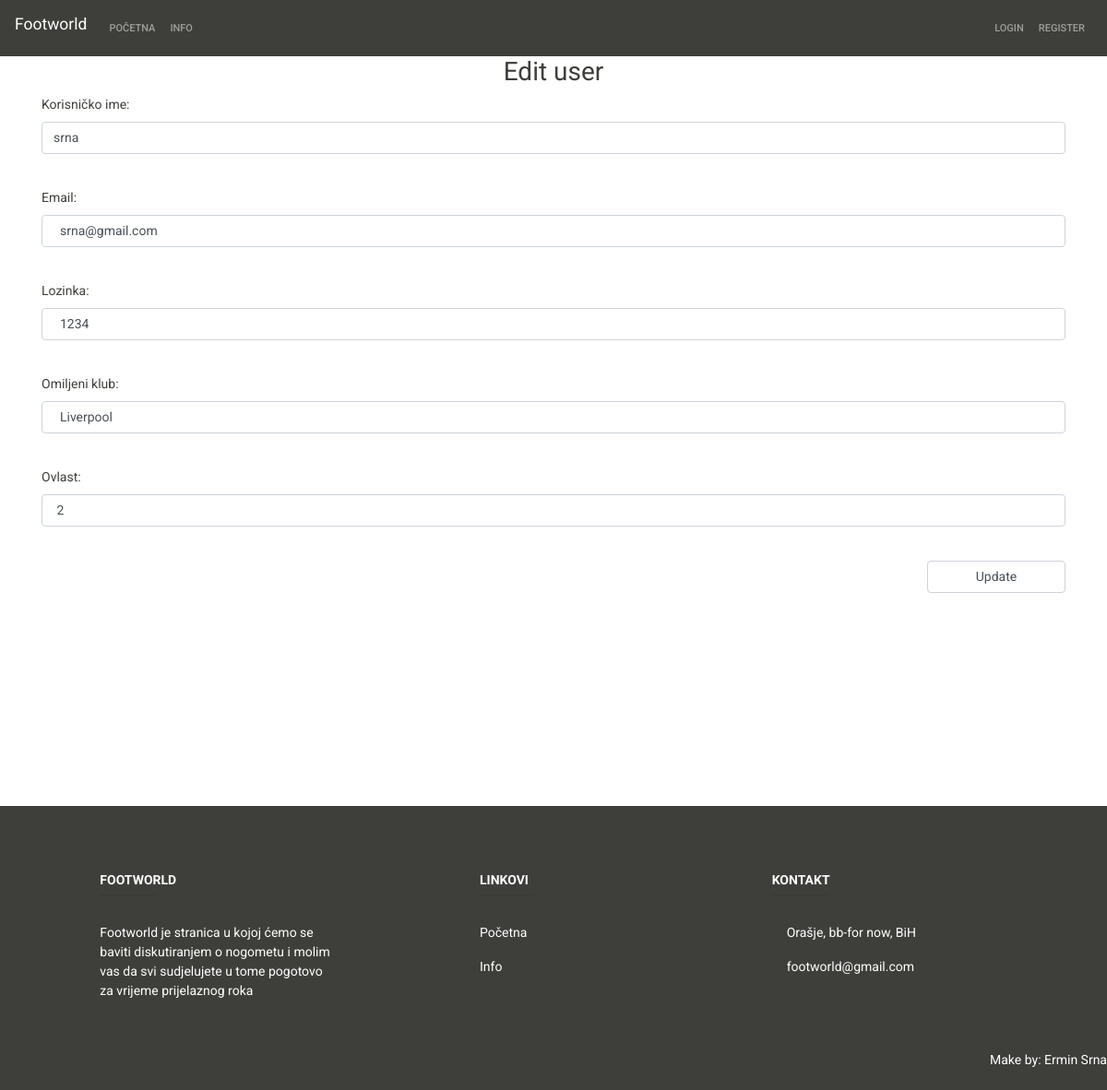
The page /admin/edit/2 on the database its author committed.
### tables this page shows
CREATE TABLE `korisnik` (
  `id_user` int(11) NOT NULL,
  `username` varchar(255) NOT NULL,
  `password` varchar(255) NOT NULL,
  `mail` varchar(255) NOT NULL,
  `OmiljeniKlub` varchar(255) NOT NULL,
  `id_ovlast` int(2) NOT NULL
);

### application/controllers/Admin.php (called while the page is built, shortened)
<?php
    class Admin extends CI_Controller
    {
        public function edit($id)
        {
            $data['user']= $this->Admin_model->get_by_id($id);
        $this->load->view('templates/header');
        $this->load->view('admin/edit',$data);
        $this->load->view('templates/footer');
        }
    }

### index.php (called while the page is built, shortened)
<?php
require_once BASEPATH.'core/CodeIgniter.php';

### application/models/Admin_model.php (called while the page is built, shortened)
<?php
    class Admin_model extends CI_Model
    {
    public function get_by_id($id)
    {
        $query= $this->db->get_where('korisnik', array('id_user'=>$id));
        return $query->row();
    }
    }

### application/views/admin/edit.php (the view, shortened to what this page needs)
<h2 align="center"> Edit user </h2>
<?php echo form_open('admin/update_user'); ?>
<div class="form-group">
    <label>Korisničko ime:</label>
    <input type="text" name="username" class="form-control" value="<?php echo $user->username; ?>"><br>
</div>
<div class="form-group">
    <label>Email: </label>
    <input type="text" name="email" class="form-control"  value=" <?php echo $user->mail;?>"><br>
</div>
<div class="form-group">
    <label>Lozinka: </label>
    <input type="text" name="password" class="form-control" value=" <?php echo $user->password;?>"><br>
</div>
<div class="form-group">
    <label>Omiljeni klub: </label>
    <input type="text" name="omiljeniklub" class="form-control" value=" <?php echo $user->OmiljeniKlub;?>"><br>
</div>
<div class="form-group">
    <label>Ovlast: </label>
    <input type="text" name="ovlast" class="form-control" value=" <?php echo $user->id_ovlast;?>"><br>
</div>
<div align="right">
    <input type="submit" name="register" class="form-control" value="Update" style="width:150px;"><br>
</div>
</form>

### rows shown on the page
korisnik: username "srna", email "srna@gmail.com", password "1234", omiljeniklub "Liverpool", ovlast "2"
